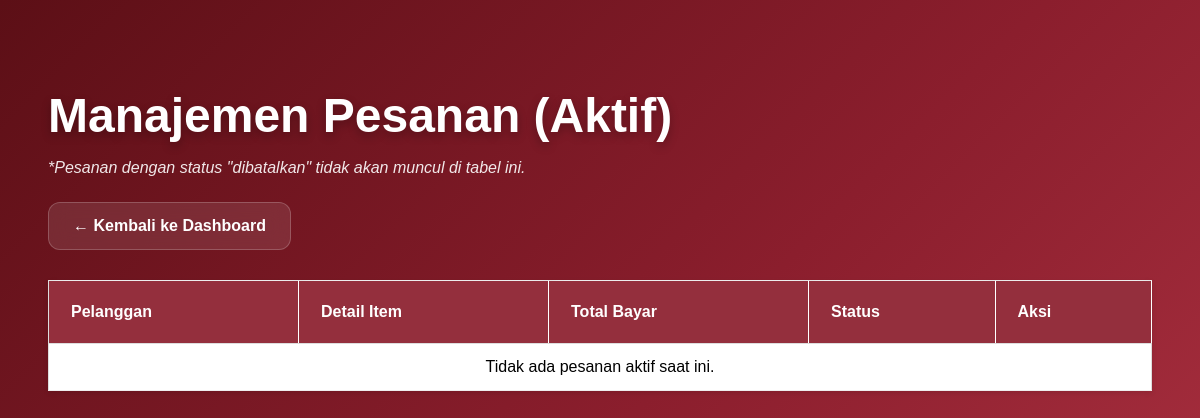
The app's page /admind/crud/pesanan/admin_pesanan.php, older data.
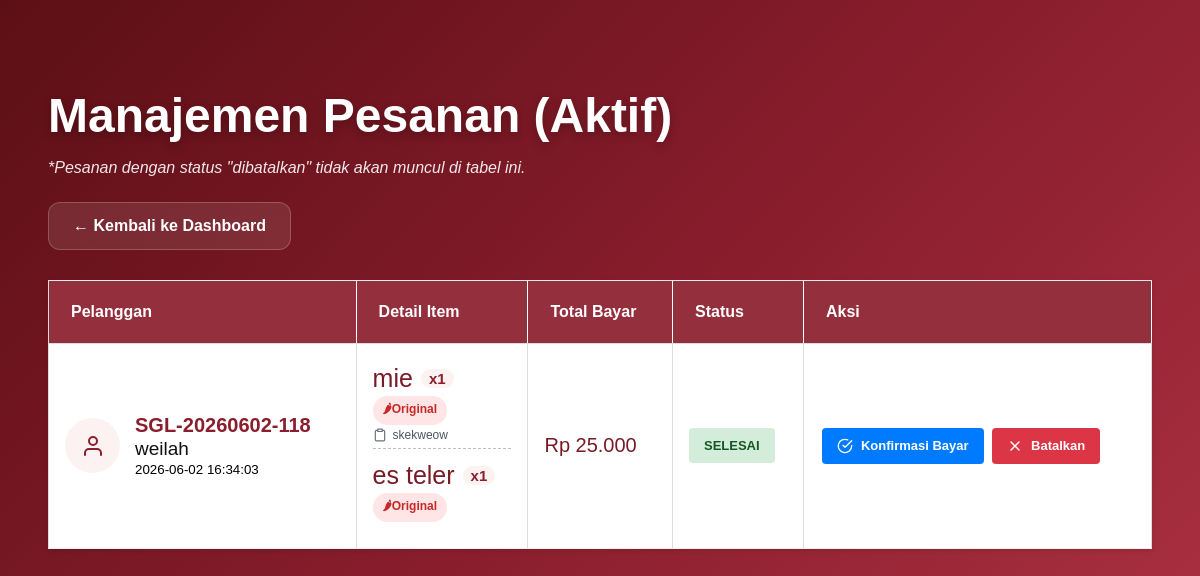
The same page, newer data.
### tables this page shows
CREATE TABLE `pesanan` (
  `id_pesanan` int(11) NOT NULL,
  `tanggal` datetime DEFAULT NULL,
  `id_meja` int(11) DEFAULT NULL,
  `id_admin` int(11) DEFAULT NULL,
  `total_harga` int(11) DEFAULT NULL,
  `status_pesanan` enum('pending','diproses','selesai','dibayar','dibatalkan') DEFAULT NULL,
  `id_pelanggan` int(11) DEFAULT NULL,
  `nomor_pesanan` varchar(30) DEFAULT NULL
);

CREATE TABLE `pelanggan` (
  `id_pelanggan` int(11) NOT NULL,
  `nama_pelanggan` varchar(100) DEFAULT NULL
);

CREATE TABLE `detail_pesanan` (
  `id_detail_pesanan` int(11) NOT NULL,
  `id_pesanan` int(11) DEFAULT NULL,
  `id_menu` int(11) DEFAULT NULL,
  `jumlah` int(11) DEFAULT NULL,
  `pedas` varchar(50) DEFAULT NULL,
  `catatan` text DEFAULT NULL,
  `subtotal` int(11) DEFAULT NULL
);

CREATE TABLE `menu` (
  `id_menu` int(11) NOT NULL,
  `nama_menu` varchar(100) DEFAULT NULL,
  `harga` int(11) DEFAULT NULL,
  `stok` int(11) DEFAULT NULL,
  `gambar` varchar(255) DEFAULT NULL,
  `id_kategori_menu` int(11) DEFAULT NULL,
  `id_admin` int(11) DEFAULT NULL,
  `deskripsi_menu` text NOT NULL
);

### admind/crud/pesanan/admin_pesanan.php (the view, shortened to what this page needs)
<?php
include "koneksi.php";
?>
<!DOCTYPE html>
<html lang="id">
<head>
</head>
<body>
<h2>Manajemen Pesanan (Aktif)</h2>
<p class="info-text">
    *Pesanan dengan status "dibatalkan" tidak akan muncul di tabel ini.
</p>
<a href="../../main_page/dashboard.php" class="btn-dashboard">← Kembali ke Dashboard</a>
<table>
    <thead>
        <tr>
            <th>Pelanggan</th>
            <th>Detail Item</th>
            <th>Total Bayar</th>
            <th>Status</th>
            <th>Aksi</th>
        </tr>
    </thead>
    <tbody>
        <?php
        $sql = "SELECT p.*, pl.nama_pelanggan
                FROM pesanan p
                JOIN pelanggan pl ON p.id_pelanggan = pl.id_pelanggan
                WHERE LOWER(TRIM(p.status_pesanan)) != 'dibatalkan'
                AND LOWER(TRIM(p.status_pesanan)) != 'dibayar'
                ORDER BY p.id_pesanan DESC";
        $query = mysqli_query($conn, $sql);
        if (mysqli_num_rows($query) > 0) {
            while ($row = mysqli_fetch_assoc($query)) {
                $id_p = $row['id_pesanan'];
                $status = strtolower(trim($row['status_pesanan']));
        ?>
        <tr>
            <td>
                <div class="pelanggan-box">
                    <div class="pelanggan-icon">
                        <i data-feather="user"></i>
                    </div>
                    <div>
                        <span class="nomor-pesanan"><?php echo $row['nomor_pesanan']; ?></span>
                        <div class="nama-pelanggan"><?php echo htmlspecialchars($row['nama_pelanggan']); ?><br></div>
                        <small><?php echo $row['tanggal']; ?></small>
                    </div>
                </div>
            </td>
            <td>
        <?php
        $q_detail = mysqli_query($conn, "SELECT dp.*, m.nama_menu
                                        FROM detail_pesanan dp
                                        JOIN menu m ON dp.id_menu = m.id_menu
                                        WHERE dp.id_pesanan = '$id_p'");
        while ($det = mysqli_fetch_assoc($q_detail)) {
        ?>
            <div class="item-menu">
                <div class="nama-menu">
                    <?php echo $det['nama_menu']; ?>
                    <span class="qty">x<?php echo $det['jumlah']; ?></span>
                </div>
                <?php if (!empty($det['pedas'])) { ?>
                    <div class="detail-menu">
                        <span class="menu-pedas">🌶<?php echo $det['pedas']; ?></span>
                    </div>
                <?php } ?>
                <?php if (!empty($det['catatan'])) { ?>
                    <div class="catatan-menu">
                        <i data-feather="clipboard"></i>
                        <span class="text-muted"><?php echo htmlspecialchars($det['catatan']); ?></span>
                    </div>
                <?php } ?>
            </div>
        <?php } ?>
        </td>
            <td><span class="total-bayar"> Rp <?php echo number_format($row['total_harga'], 0, ',', '.'); ?></span>
            </td>
            <td><span class="status-badge <?php echo $status; ?>"><?php echo $status; ?></span></td>
            <td>
                <?php if ($status == 'diproses'): ?>
                    <a class="btn-status btn-selesai" href="konfirmasi_proses.php?id=<?php echo $id_p; ?>&status=selesai"><i data-feather="check"></i>Set Selesai</a>
                <?php elseif ($status == 'selesai'): ?>
                    <a class="btn-status btn-bayar" href="konfirmasi_proses.php?id=<?php echo $id_p; ?>&status=dibayar"><i data-feather="check-circle"></i>Konfirmasi Bayar</a>
                <?php elseif ($status == 'dibayar'): ?>
                    <span style="color: green; font-weight: bold;">✅ Transaksi Lunas</span>
                <?php else: ?>
                    <a class="btn-status btn-proses" href="konfirmasi_proses.php?id=<?php echo $id_p; ?>&status=diproses">Mulai Proses</a>
                <?php endif; ?>
                <?php if ($status != 'dibayar'): ?>
                    <a class="btn-status btn-batal" href="konfirmasi_proses.php?id=<?php echo $id_p; ?>&status=dibatalkan"
                    onclick="return confirm('Apakah Anda yakin ingin membatalkan pesanan #<?php echo $id_p; ?>? Pesanan akan dihapus dari daftar aktif.')"> <i data-feather="x"></i>
                    Batalkan
                    </a>
                <?php endif; ?>
            </td>
        </tr>
        <?php
            }
        } else {
            echo "<tr><td colspan='5' style='text-align:center;'>Tidak ada pesanan aktif saat ini.</td></tr>";
        }
        ?>
    </tbody>
</table>
</body>
</html>

### admind/crud/pesanan/admin_pesanan.php (style rules this page uses)
body { font-family: 'Poppins', Tahoma, Geneva, Verdana, sans-serif; background: linear-gradient(135deg,#5c0f16,#8b1e2d,#b33646); min-height: 100vh; padding: 40px; }
h2 { font-size: 48px; font-weight: 700; margin-bottom: 10px; color: #fff; text-shadow: 0 4px 10px rgba(0,0,0,.25); }
p { color: rgba(255,255,255,.9); margin-bottom: 25px; font-style: italic; }
table { border-collapse: collapse; width: 100%; background: white; box-shadow: 0 2px 5px rgba(0,0,0,0.1); }
th, td { border: 1px solid #ddd; padding: 12px; text-align: left; }
td { padding:14px 16px; border-bottom:1px solid #eee; }
th { background: rgba(139,30,45,.92); backdrop-filter: blur(10px); color: #fff; padding: 22px; font-size: 16px; font-weight: 600; border-right: 1px solid rgba(255,255,255,.15); }
.pelanggan-box { display: flex; align-items: center; gap: 15px; }
.pelanggan-icon { width:55px; height:55px; border-radius:50%; background:#fdf2f2; color:#8b1e2d; display:flex; justify-content:center; align-items:center; flex-shrink:0; }
.pelanggan-icon svg { width:24px; height:24px; stroke:#8b1e2d; }
.nomor-pesanan { font-size: 20px; font-weight: 600; color: #8b1e2d; margin-bottom: 1.2px; display: block; }
.nama-pelanggan { font-size: 19px; color: #111; }
.total-bayar { font-size: 20px; font-weight: 400; color: #7a1a26; }
.status-badge { padding: 10px 15px; border-radius: 4px; font-size: 13px; font-weight: bold; text-transform: uppercase; display: inline-block; }
.selesai { background: #d4edda; color: #155724; }
.item-menu { padding: 6px 0; border-bottom: 1px dashed rgba(0,0,0,0.25); margin-bottom: 6px; }
.item-menu:last-child { border-bottom: none; }
.nama-menu { display: flex; align-items:center; gap: 8px; font-size:25px; font-weight:450; color:#7a1a26; margin-bottom:2px; }
.qty { background:#fdf2f2; color:#8b1e2d; padding:2px 8px; border-radius:20px; font-size:15px; font-weight:600; line-height:1; }
.menu-pedas { padding:4px 10px; background:#ffe5e5; color:#c62828; border-radius:20px; font-size:12px; font-weight:600; }
.detail-menu, .catatan-menu { display: flex; align-items: center; gap: 6px; margin-top: 3px; }
.catatan-menu svg { width: 14px; height: 14px; color: #6b7280; }
.text-muted { color: #4b5563; font-size: 12px; }
.btn-status { padding: 10px 15px; text-decoration: none; border-radius: 4px; font-size: 13px; display: inline-flex; align-items: center; gap: 8px; margin: 2px; color: white; font-weight: 600; transition: 0.2s; }
.btn-status svg { width: 16px; height: 16px; }
.btn-batal { background: #dc3545; }
.btn-bayar { background: #007bff; }
.btn-dashboard { display: inline-block; padding: 14px 24px; background: rgba(255,255,255,.1); border: 1px solid rgba(255,255,255,.2); color: white; text-decoration: none; border-radius: 12px; font-weight: 600; margin-bottom: 30px; transition: .3s; backdrop-filter: blur(10px); }

Row changes from the older to the newer data that the page shows:
added pesanan: nomor_pesanan "SGL-20260602-118", id_pelanggan.nama_pelanggan "weilah", tanggal "2026-06-02 16:34:03", total_harga "25.000", status_pesanan "SELESAI"
added detail_pesanan: id_menu.nama_menu "mie", jumlah "1", pedas "Original", catatan "skekweow"
added detail_pesanan: id_menu.nama_menu "es teler", jumlah "1", pedas "Original"
Text that changed along with them:
text no longer shown: "Tidak ada pesanan aktif saat ini."
